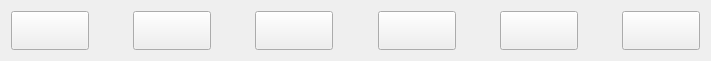
  <widget class="QWidget" name="layoutWidget">
   <property name="geometry">
    <rect>
     <x>23</x>
     <y>430</y>
     <width>711</width>
     <height>61</height>
    </rect>
   </property>
   <layout class="QHBoxLayout" name="horizontalLayout">
    <property name="sizeConstraint">
     <enum>QLayout::SetDefaultConstraint</enum>
    </property>
    <item>
     <widget class="QToolButton" name="icn_mesure_pre">
      <property name="sizePolicy">
       <sizepolicy hsizetype="Expanding" vsizetype="Expanding">
        <horstretch>0</horstretch>
        <verstretch>0</verstretch>
       </sizepolicy>
      </property>
      <property name="styleSheet">
       <string notr="true">image: url(:/image/images/icn_mesure_pre.png);
</string>
      </property>
      <property name="text">
       <string/>
      </property>
      <property name="iconSize">
       <size>
        <width>70</width>
        <height>25</height>
       </size>
      </property>
      <property name="checkable">
       <bool>false</bool>
      </property>
      <property name="toolButtonStyle">
       <enum>Qt::ToolButtonTextUnderIcon</enum>
      </property>
     </widget>
    </item>
    <item>
     <spacer name="horizontalSpacer_3">
      <property name="orientation">
       <enum>Qt::Horizontal</enum>
      </property>
      <property name="sizeHint" stdset="0">
       <size>
        <width>40</width>
        <height>20</height>
       </size>
      </property>
     </spacer>
    </item>
    <item>
     <widget class="QToolButton" name="menu_icn_set_pre">
      <property name="sizePolicy">
       <sizepolicy hsizetype="Expanding" vsizetype="Expanding">
        <horstretch>0</horstretch>
        <verstretch>0</verstretch>
       </sizepolicy>
      </property>
      <property name="styleSheet">
       <string notr="true"/>
      </property>
      <property name="text">
       <string/>
      </property>
      <property name="iconSize">
       <size>
        <width>70</width>
        <height>25</height>
       </size>
      </property>
     </widget>
    </item>
    <item>
     <spacer name="horizontalSpacer">
      <property name="orientation">
       <enum>Qt::Horizontal</enum>
      </property>
      <property name="sizeHint" stdset="0">
       <size>
        <width>40</width>
        <height>20</height>
       </size>
      </property>
     </spacer>
    </item>
    <item>
     <widget class="QToolButton" name="icn_check_pre">
      <property name="sizePolicy">
       <sizepolicy hsizetype="Expanding" vsizetype="Expanding">
        <horstretch>0</horstretch>
        <verstretch>0</verstretch>
       </sizepolicy>
      </property>
      <property name="text">
       <string/>
      </property>
      <property name="iconSize">
       <size>
        <width>70</width>
        <height>25</height>
       </size>
      </property>
     </widget>
    </item>
    <item>
     <spacer name="horizontalSpacer_4">
      <property name="orientation">
       <enum>Qt::Horizontal</enum>
      </property>
      <property name="sizeHint" stdset="0">
       <size>
        <width>40</width>
        <height>20</height>
       </size>
      </property>
     </spacer>
    </item>
    <item>
     <widget class="QToolButton" name="icn_mng_pre">
      <property name="sizePolicy">
       <sizepolicy hsizetype="Expanding" vsizetype="Expanding">
        <horstretch>0</horstretch>
        <verstretch>0</verstretch>
       </sizepolicy>
      </property>
      <property name="text">
       <string/>
      </property>
      <property name="iconSize">
       <size>
        <width>70</width>
        <height>25</height>
       </size>
      </property>
     </widget>
    </item>
    <item>
     <spacer name="horizontalSpacer_2">
      <property name="orientation">
       <enum>Qt::Horizontal</enum>
      </property>
      <property name="sizeHint" stdset="0">
       <size>
        <width>40</width>
        <height>20</height>
       </size>
      </property>
     </spacer>
    </item>
    <item>
     <widget class="QToolButton" name="icn_syn_pre">
      <property name="sizePolicy">
       <sizepolicy hsizetype="Expanding" vsizetype="Expanding">
        <horstretch>0</horstretch>
        <verstretch>0</verstretch>
       </sizepolicy>
      </property>
      <property name="text">
       <string/>
      </property>
      <property name="iconSize">
       <size>
        <width>70</width>
        <height>25</height>
       </size>
      </property>
     </widget>
    </item>
    <item>
     <spacer name="horizontalSpacer_5">
      <property name="orientation">
       <enum>Qt::Horizontal</enum>
      </property>
      <property name="sizeHint" stdset="0">
       <size>
        <width>40</width>
        <height>20</height>
       </size>
      </property>
     </spacer>
    </item>
    <item>
     <widget class="QToolButton" name="icn_help_pre">
      <property name="sizePolicy">
       <sizepolicy hsizetype="Expanding" vsizetype="Expanding">
        <horstretch>0</horstretch>
        <verstretch>0</verstretch>
       </sizepolicy>
      </property>
      <property name="text">
       <string/>
      </property>
      <property name="iconSize">
       <size>
        <width>70</width>
        <height>25</height>
       </size>
      </property>
     </widget>
    </item>
   </layout>
  </widget>
